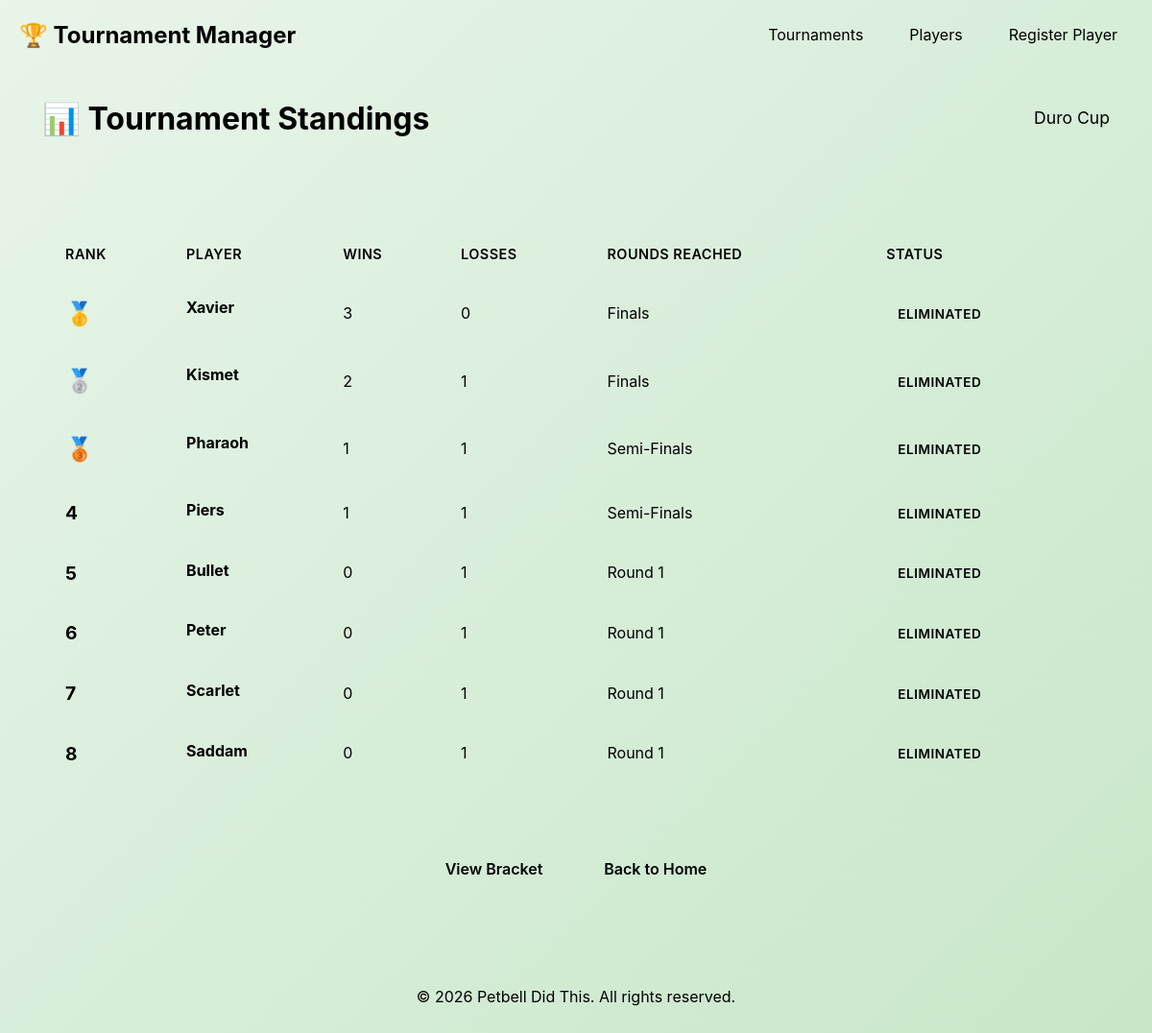
Page /tournaments/1/standings on the committed database.
### models.py (models this page shows)
class Tournament (SQLModel, table=True):
    tournament_id: int = Field(default=None, primary_key=True)
    name: str
    status: str
    number_of_teams: int
    current_round: int
    total_rounds: int
    winner_id: int | None = None

class Player(SQLModel, table=True):
    player_id: int = Field(default=None, primary_key=True)
    name: str
    email: str
    games: list["Game"] = Relationship(back_populates="player")

### game.py (the view)
@app.get("/tournaments/{tournament_id}/standings", response_class=HTMLResponse)
async def tournament_standings_view(
    request: Request,
    tournament_id: int,
    session: sessionDep
):
    tournament = session.get(Tournament, tournament_id)
    if not tournament:
        raise HTTPException(status_code=404, detail="Tournament not found")
    result = get_tournament_standings(tournament_id, session)
    return templates.TemplateResponse(
        "standings.html",
        {
            "request": request,
            "tournament": tournament,
            "standings": result.get("standings", [])
        }
    )

### templates/standings.html (shortened to what this page needs)
{% extends "base.html" %}
{% block content %}
<div class="page-header">
    <h1>📊 Tournament Standings</h1>
    <p class="subtitle">{{ tournament.name }}</p>
</div>
<div class="standings-container">
    <table class="standings-table">
        <thead>
            <tr>
                <th>Rank</th>
                <th>Player</th>
                <th>Wins</th>
                <th>Losses</th>
                <th>Rounds Reached</th>
                <th>Status</th>
            </tr>
        </thead>
        <tbody>
            {% for standing in standings %}
            <tr class="{% if standing.is_champion %}champion-row{% endif %}">
                <td class="rank">
                    {% if standing.rank == 1 %}
                        <span class="medal gold">🥇</span>
                    {% elif standing.rank == 2 %}
                        <span class="medal silver">🥈</span>
                    {% elif standing.rank == 3 %}
                        <span class="medal bronze">🥉</span>
                    {% else %}
                        {{ standing.rank }}
                    {% endif %}
                </td>
                <td class="player-name">
                    <strong>{{ standing.team_name }}</strong>
                </td>
                <td>{{ standing.wins }}</td>
                <td>{{ standing.losses }}</td>
                <td>
                    {% if standing.rounds_reached == tournament.total_rounds %}
                        Finals
                    {% elif standing.rounds_reached == tournament.total_rounds - 1 %}
                        Semi-Finals
                    {% else %}
                        Round {{ standing.rounds_reached }}
                    {% endif %}
                </td>
                <td>
                    {% if standing.is_champion %}
                        <span class="badge badge-success">Winner</span>
                    {% else %}
                        <span class="badge badge-secondary">Eliminated</span>
                    {% endif %}
                </td>
            </tr>
            {% endfor %}
        </tbody>
    </table>
</div>
<div class="actions centered">
    <a href="/tournaments/{{ tournament.tournament_id }}" class="btn btn-primary">View Bracket</a>
    <a href="/" class="btn btn-secondary">Back to Home</a>
</div>
{% endblock %}

### static/style.css (style rules this page uses)
* { margin: 0; padding: 0; box-sizing: border-box; }
body { font-family: -apple-system, BlinkMacSystemFont, 'Segoe UI', Roboto, Oxygen, Ubuntu, Cantarell, sans-serif; line-height: 1.6; color: var(--text-dark); background: linear-gradient(135deg, #e8f5e9 0%, #c8e6c9 100%); min-height: 100vh; }
.page-header { display: flex; justify-content: space-between; align-items: center; margin-bottom: 2rem; padding: 1.5rem; background: var(--white); border-radius: 12px; box-shadow: var(--shadow-sm); }
.page-header h1 { color: var(--primary-green); font-size: 2rem; margin: 0; }
.subtitle { color: var(--text-light); font-size: 1.1rem; }
.btn { display: inline-block; padding: 0.75rem 1.5rem; border-radius: 8px; text-decoration: none; border: none; cursor: pointer; font-size: 1rem; font-weight: 600; transition: all 0.3s; text-align: center; }
.btn-primary { background: linear-gradient(135deg, var(--primary-green) 0%, var(--dark-green) 100%); color: var(--white); box-shadow: var(--shadow-sm); }
.btn-secondary { background: var(--light-gray); color: var(--text-dark); }
.badge { padding: 0.25rem 0.75rem; border-radius: 20px; font-size: 0.85rem; font-weight: 600; text-transform: uppercase; letter-spacing: 0.5px; }
.badge-secondary { background: var(--light-gray); color: var(--text-light); }
.actions { display: flex; gap: 1rem; justify-content: center; margin-top: 2rem; }
.standings-container { background: var(--white); padding: 2rem; border-radius: 12px; box-shadow: var(--shadow-sm); overflow-x: auto; }
.standings-table { width: 100%; border-collapse: collapse; }
.standings-table thead { background: linear-gradient(135deg, var(--primary-green) 0%, var(--dark-green) 100%); color: var(--white); }
.standings-table th { padding: 1rem; text-align: left; font-weight: 600; text-transform: uppercase; letter-spacing: 0.5px; font-size: 0.9rem; }
.standings-table td { padding: 1rem; border-bottom: 1px solid var(--light-gray); }
.standings-table tbody tr { transition: background 0.3s; }
.rank { font-weight: bold; font-size: 1.2rem; color: var(--primary-green); }
.medal { font-size: 1.5rem; }
.player-name { display: flex; align-items: center; gap: 0.5rem; }

### rows in the picture
Tournament: name "Duro Cup"
Player: team_name "Xavier", wins "3", losses "0", shows "Finals"
Player: team_name "Kismet", wins "2", losses "1", shows "Finals"
Player: team_name "Pharaoh", wins "1", losses "1", shows "Semi-Finals"
Player: rank "4", team_name "Piers", wins "1", losses "1", shows "Semi-Finals"
Player: rank "5", team_name "Bullet", wins "0", losses "1", rounds_reached "1"
Player: rank "6", team_name "Peter", wins "0", losses "1", rounds_reached "1"
Player: rank "7", team_name "Scarlet", wins "0", losses "1", rounds_reached "1"
Player: rank "8", team_name "Saddam", wins "0", losses "1", rounds_reached "1"
